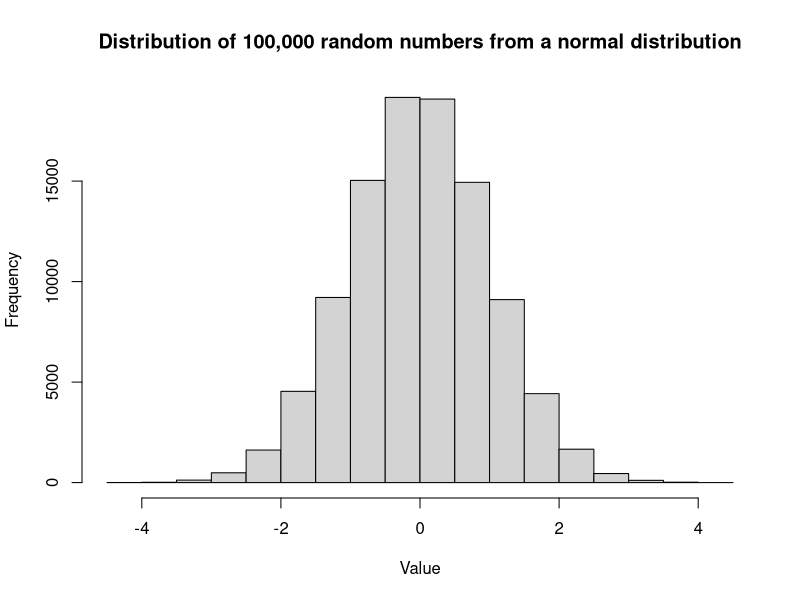
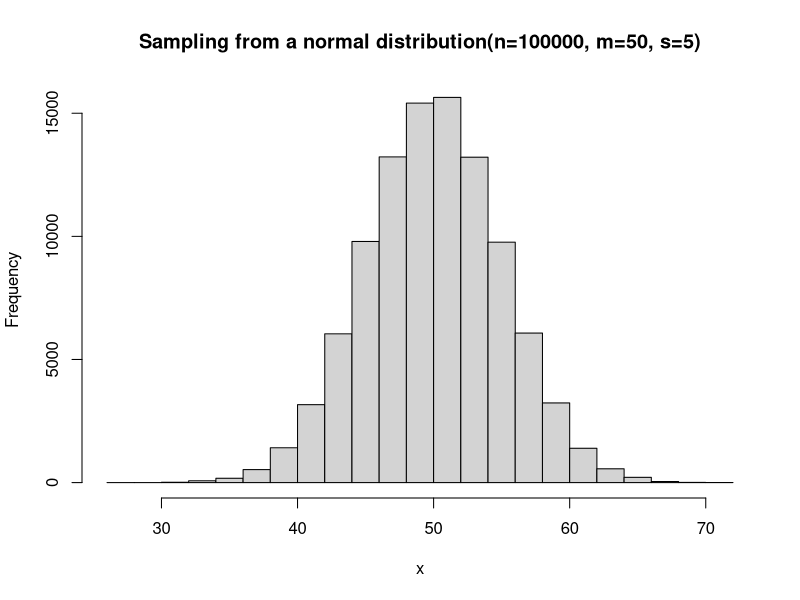
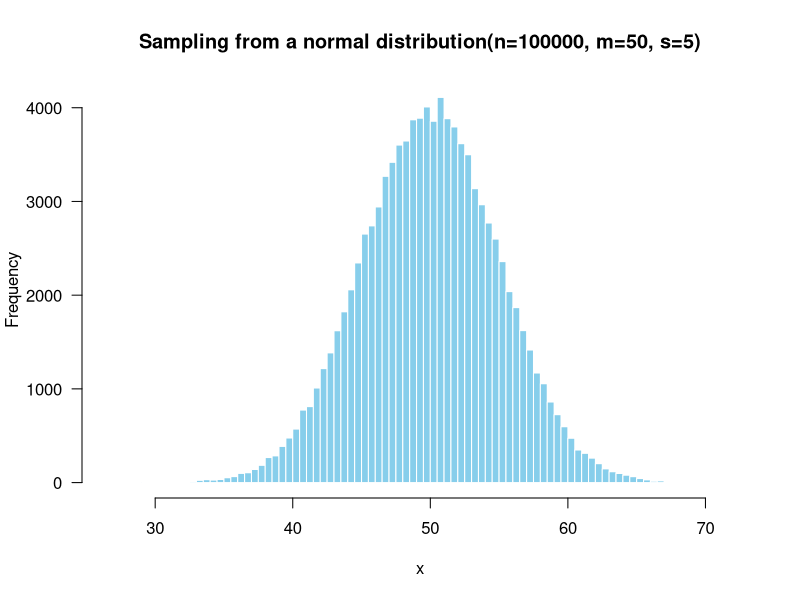
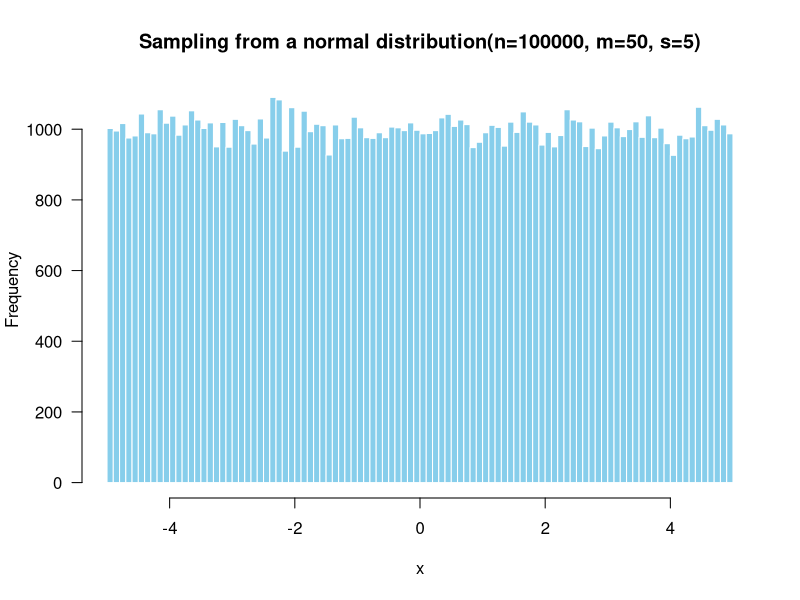
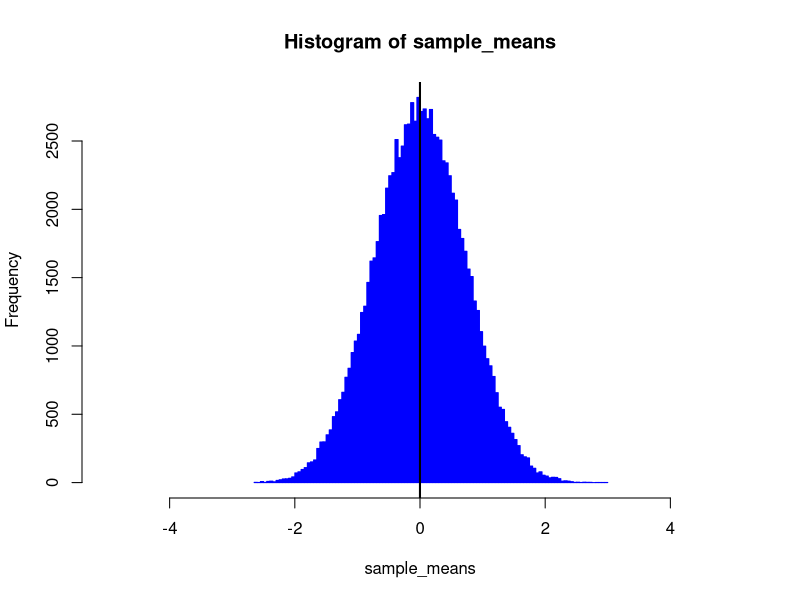

Write the R code that produced these figures, in order.
## ---- chunk 1
# Generate 100,000 numbers from a normal distribution with mean=0 and standard deviation=1
x <- rnorm(n = 100000, mean = 0, sd = 1)

# Plot a histogram of the generated numbers
hist(x, main="Distribution of 100,000 random numbers from a normal distribution", xlab="Value")
## ---- chunk 2
# Parameters
n <- 100000 # Sample size
m <- 50     # Mean of the normal distribution
s <- 5      # Standard deviation of the normal distribution

# Sample n numbers in a normal population of mean m and standard deviation s
x <- rnorm(n = n, mean = m, sd = s)

# Plot a histogram of the generated numbers
hist(x, 
     main=paste0("Sampling from a normal distribution",
                 "(n=", format(n, scientific = FALSE),
                 ", m=", m,
                 ", s=", s,
                 ")"))

## ---- chunk 3

# Plot a histogram of the generated numbers
hist(x, 
     breaks = 100,
     col="skyblue",
     border = "white",
     las = 1,
     main=paste0("Sampling from a normal distribution",
                 "(n=", format(n, scientific = FALSE),
                 ", m=", m,
                 ", s=", s,
                 ")"))

## ---- chunk 4

# Plot a histogram of the generated numbers
n <- 100000
x <- runif(n = n, min = -5, max = +5)
hist(x, 
     breaks = 100,
     col="skyblue",
     border = "white",
     las = 1,
     main=paste0("Sampling from a normal distribution",
                 "(n=", format(n, scientific = FALSE),
                 ", m=", m,
                 ", s=", s,
                 ")"))

## ---- chunk 5
r <- 100000 ## Nombre de répéttions du tirage aléatoire
n <-16  ## Effectif de l'échantilon

## Sampling : generate random numbers
x <- runif( r * n, min = -5, max = 5)

## Organize these numbers into a matrix
x_table <- matrix(data = x, nrow = r, ncol = n)
# dim(x_table)

## Compute the mean per sample
## Distribution d'échantillonnage de la moyenne
sample_means <- apply(x_table, 1, mean)
hist(sample_means, breaks = 100, xlim = c(-5, 5),
     col="blue", border = "blue")
abline(v=mean(x), lwd=2)

